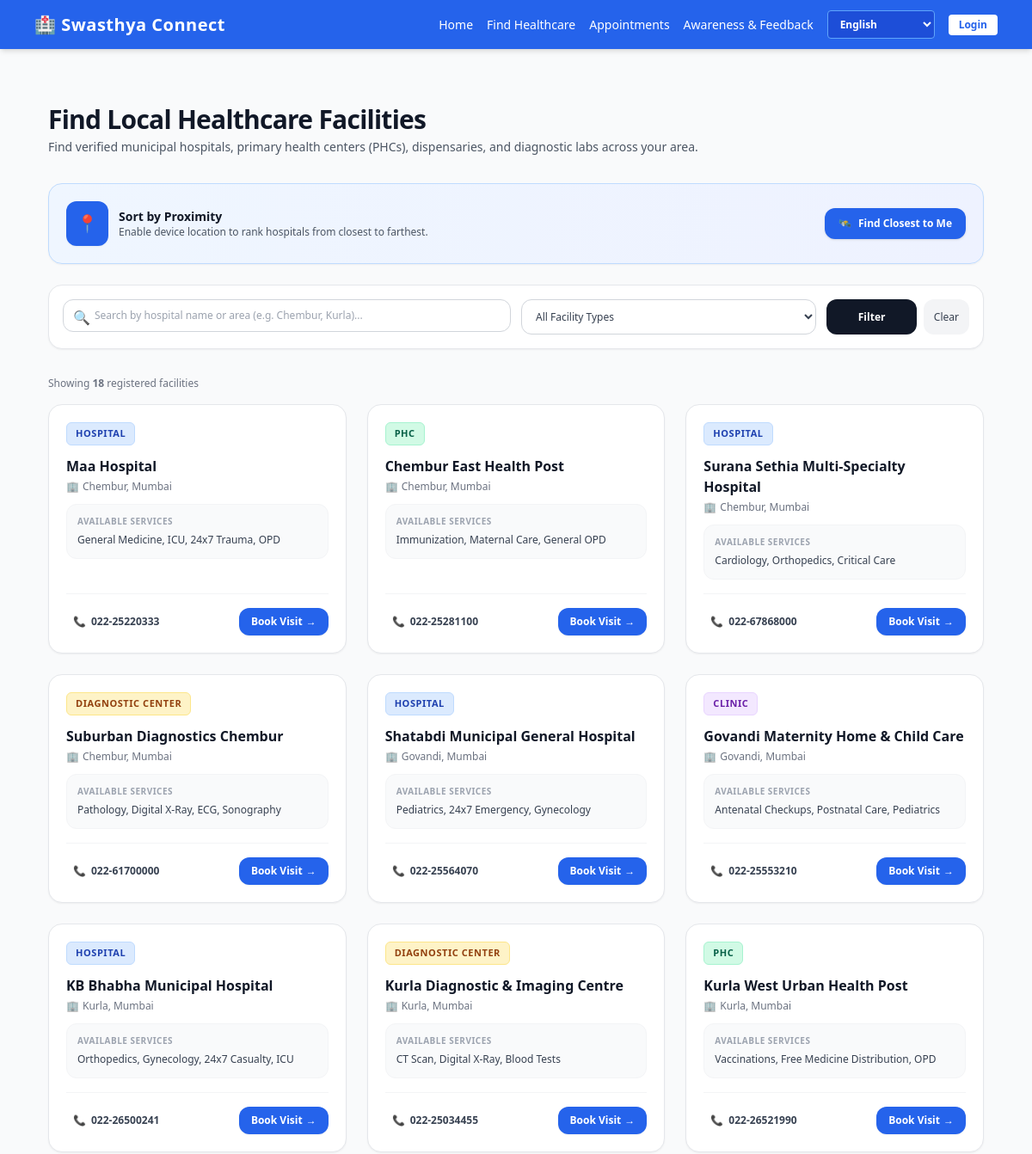
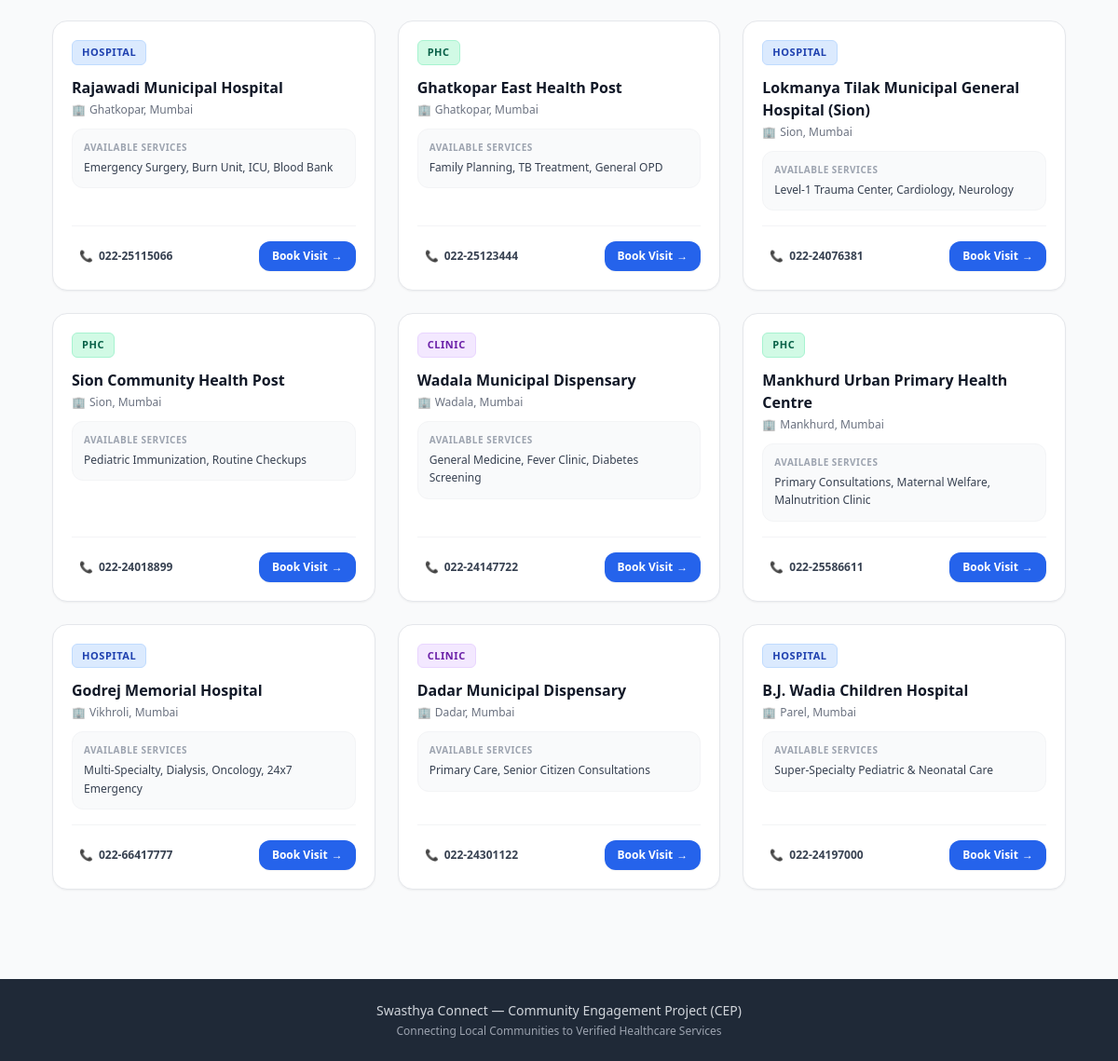
The page /directory on the database its author committed (2 pictures, top to bottom).
### tables this page shows
CREATE TABLE facilities (
        id INTEGER PRIMARY KEY AUTOINCREMENT,
        name TEXT NOT NULL,
        facility_type TEXT NOT NULL,
        area TEXT NOT NULL,
        contact TEXT NOT NULL,
        services TEXT NOT NULL,
        latitude REAL,
        longitude REAL
    );

### app.py (the view, shortened to what this page needs)
@app.route('/directory')
def directory():
    search_query = request.args.get('search', '').strip()
    facility_type = request.args.get('type', '').strip()
    user_lat = request.args.get('lat', type=float)
    user_lon = request.args.get('lon', type=float)
    conn = get_db()
    query = "SELECT * FROM facilities WHERE 1=1"
    params = []
    if search_query:
        query += " AND (name LIKE ? OR area LIKE ?)"
        params.extend([f"%{search_query}%", f"%{search_query}%"])
    if facility_type and facility_type != 'All':
        query += " AND facility_type = ?"
        params.append(facility_type)
    raw_facilities = conn.execute(query, params).fetchall()
    conn.close()
    facilities = [dict(f) for f in raw_facilities]
    has_location = False
    return render_template('directory.html',
                           facilities=facilities,
                           search_query=search_query,
                           selected_type=facility_type,
                           has_location=has_location)

### app.py (called while the page is built)
def get_db():
    conn = sqlite3.connect('database.db')
    conn.row_factory = sqlite3.Row
    return conn

### templates/directory.html (shortened to what this page needs)
{% extends 'base.html' %}
{% block content %}
<div class="max-w-6xl mx-auto px-4 py-6">
    <div class="mb-8 text-center md:text-left">
        <h1 class="text-3xl font-extrabold text-gray-900 tracking-tight" data-key="dir_title">
        </h1>
        <p class="text-sm text-gray-600 mt-1" data-key="dir_subtitle">
            Find verified municipal hospitals, primary health centers (PHCs), dispensaries, and diagnostic labs across your area.
        </p>
    </div>
    <div class="mb-6 bg-gradient-to-r from-blue-50 to-indigo-50 border border-blue-200 rounded-2xl p-5 shadow-sm flex flex-col md:flex-row items-center justify-between gap-4">
        <div class="flex items-center gap-3">
            <div class="bg-blue-600 text-white p-3 rounded-xl text-xl shadow-sm">
                📍
            </div>
            <div>
                <h3 class="text-sm font-bold text-gray-900">Sort by Proximity</h3>
                <p class="text-xs text-gray-600">
                    Enable device location to rank hospitals from closest to farthest.
                </p>
            </div>
        </div>
        <div class="flex items-center gap-2 w-full md:w-auto">
            <button type="button" onclick="getUserLocation()" id="loc-btn"
                class="w-full md:w-auto bg-blue-600 hover:bg-blue-700 active:scale-95 text-white text-xs font-semibold px-4 py-2.5 rounded-xl shadow transition-all flex items-center justify-center gap-2">
                <span>🛰️</span>
                <span id="loc-btn-text">Find Closest to Me</span>
            </button>
        </div>
    </div>
    <form method="GET" action="/directory" id="filter-form" class="bg-white border border-gray-200 rounded-2xl p-4 shadow-sm mb-8">
        <div class="grid grid-cols-1 md:grid-cols-12 gap-3">
            <div class="md:col-span-6 relative">
                <span class="absolute inset-y-0 left-0 flex items-center pl-3 text-gray-400">🔍</span>
                <input type="text" name="search" value="{{ search_query }}"
                    placeholder="Search by hospital name or area (e.g. Chembur, Kurla)..."
                    class="w-full pl-9 pr-4 py-2.5 text-xs rounded-xl border border-gray-300 focus:outline-none focus:ring-2 focus:ring-blue-500 focus:border-transparent transition-all">
            </div>
            <div class="md:col-span-4">
                <select name="type"
                    class="w-full py-2.5 px-3 text-xs rounded-xl border border-gray-300 bg-white text-gray-700 focus:outline-none focus:ring-2 focus:ring-blue-500 transition-all">
                    <option value="All" {% if selected_type == 'All' or not selected_type %}selected{% endif %}>All Facility Types</option>
                </select>
            </div>
            <div class="md:col-span-2 flex gap-2">
                <button type="submit"
                    class="flex-1 bg-gray-900 hover:bg-black text-white text-xs font-semibold py-2.5 px-3 rounded-xl transition-colors">
                    Filter
                </button>
                <a href="/directory"
                    class="text-xs bg-gray-100 hover:bg-gray-200 text-gray-700 font-medium py-2.5 px-3 rounded-xl transition-colors text-center flex items-center justify-center">
                    Clear
                </a>
            </div>
        </div>
    </form>
    <div class="mb-4 flex items-center justify-between text-xs text-gray-500">
        <span>Showing <strong>{{ facilities|length }}</strong> registered facilities</span>
    </div>
    {% if facilities %}
    <div class="grid grid-cols-1 md:grid-cols-2 lg:grid-cols-3 gap-6">
        {% for f in facilities %}
        <div class="bg-white border border-gray-200 rounded-2xl p-5 shadow-sm hover:shadow-md transition-all flex flex-col justify-between relative group">
            <div>
                <div class="flex items-center justify-between gap-2 mb-3">
                    <span class="text-[11px] font-bold px-2.5 py-1 rounded-md uppercase tracking-wider
                        {% if f['facility_type'] == 'Hospital' %}
                            bg-blue-100 text-blue-800 border border-blue-200
                        {% elif f['facility_type'] == 'PHC' %}
                            bg-emerald-100 text-emerald-800 border border-emerald-200
                        {% elif f['facility_type'] == 'Diagnostic Center' %}
                            bg-amber-100 text-amber-800 border border-amber-200
                        {% else %}
                            bg-purple-100 text-purple-800 border border-purple-200
                        {% endif %}">
                        {{ f['facility_type'] }}
                    </span>
                </div>
                <h3 class="text-base font-bold text-gray-900 group-hover:text-blue-600 transition-colors mb-1">
                    {{ f['name'] }}
                </h3>
                <p class="text-xs font-medium text-gray-500 mb-3 flex items-center gap-1">
                    <span>🏢</span> {{ f['area'] }}, Mumbai
                </p>
                <div class="bg-gray-50 rounded-xl p-3 mb-4 border border-gray-100">
                    <span class="text-[10px] uppercase font-bold text-gray-400 tracking-wider block mb-1">
                        Available Services
                    </span>
                    <p class="text-xs text-gray-700 leading-relaxed">
                        {{ f['services'] }}
                    </p>
                </div>
            </div>
            <div class="border-t border-gray-100 pt-4 flex items-center justify-between gap-2">
                <a href="tel:{{ f['contact'] }}"
                    class="text-xs text-gray-700 hover:text-blue-600 font-semibold flex items-center gap-1.5 transition-colors py-1.5 px-2 rounded-lg hover:bg-gray-50">
                    <span>📞</span>
                    <span>{{ f['contact'] }}</span>
                </a>
                <a href="/appointments?facility_id={{ f['id'] }}"
                    class="bg-blue-600 hover:bg-blue-700 active:scale-95 text-white text-xs font-semibold px-3.5 py-2 rounded-xl transition-all shadow-sm flex items-center gap-1">
                    <span>Book Visit</span>
                    <span>→</span>
                </a>
            </div>
        </div>
        {% endfor %}
    </div>
    {% endif %}
</div>
{% endblock %}

### rows shown on the page
facilities: facility_type "HOSPITAL", name "Maa Hospital", area "Chembur", services "General Medicine, ICU, 24x7 Trauma, OPD", contact "022-25220333"
facilities: facility_type "PHC", name "Chembur East Health Post", area "Chembur", services "Immunization, Maternal Care, General OPD", contact "022-25281100"
facilities: facility_type "HOSPITAL", name "Surana Sethia Multi-Specialty Hospital", area "Chembur", services "Cardiology, Orthopedics, Critical Care", contact "022-67868000"
facilities: facility_type "DIAGNOSTIC CENTER", name "Suburban Diagnostics Chembur", area "Chembur", services "Pathology, Digital X-Ray, ECG, Sonography", contact "022-61700000"
facilities: facility_type "HOSPITAL", name "Shatabdi Municipal General Hospital", area "Govandi", services "Pediatrics, 24x7 Emergency, Gynecology", contact "022-25564070"
facilities: facility_type "CLINIC", name "Govandi Maternity Home & Child Care", area "Govandi", services "Antenatal Checkups, Postnatal Care, Pediatrics", contact "022-25553210"
facilities: facility_type "HOSPITAL", name "KB Bhabha Municipal Hospital", area "Kurla", services "Orthopedics, Gynecology, 24x7 Casualty, ICU", contact "022-26500241"
facilities: facility_type "DIAGNOSTIC CENTER", name "Kurla Diagnostic & Imaging Centre", area "Kurla", services "CT Scan, Digital X-Ray, Blood Tests", contact "022-25034455"
facilities: facility_type "PHC", name "Kurla West Urban Health Post", area "Kurla", services "Vaccinations, Free Medicine Distribution, OPD", contact "022-26521990"
facilities: facility_type "HOSPITAL", name "Rajawadi Municipal Hospital", area "Ghatkopar", services "Emergency Surgery, Burn Unit, ICU, Blood Bank", contact "022-25115066"
facilities: facility_type "PHC", name "Ghatkopar East Health Post", area "Ghatkopar", services "Family Planning, TB Treatment, General OPD", contact "022-25123444"
facilities: facility_type "HOSPITAL", name "Lokmanya Tilak Municipal General Hospital (Sion)", area "Sion", services "Level-1 Trauma Center, Cardiology, Neurology", contact "022-24076381"
facilities: facility_type "PHC", name "Sion Community Health Post", area "Sion", services "Pediatric Immunization, Routine Checkups", contact "022-24018899"
facilities: facility_type "CLINIC", name "Wadala Municipal Dispensary", area "Wadala", services "General Medicine, Fever Clinic, Diabetes Screening", contact "022-24147722"
facilities: facility_type "PHC", name "Mankhurd Urban Primary Health Centre", area "Mankhurd", services "Primary Consultations, Maternal Welfare, Malnutrition Clinic", contact "022-25586611"
facilities: facility_type "HOSPITAL", name "Godrej Memorial Hospital", area "Vikhroli", services "Multi-Specialty, Dialysis, Oncology, 24x7 Emergency", contact "022-66417777"
facilities: facility_type "CLINIC", name "Dadar Municipal Dispensary", area "Dadar", services "Primary Care, Senior Citizen Consultations", contact "022-24301122"
facilities: facility_type "HOSPITAL", name "B.J. Wadia Children Hospital", area "Parel", services "Super-Specialty Pediatric & Neonatal Care", contact "022-24197000"

### other values the page prints
{{ facilities|length }} "18"
